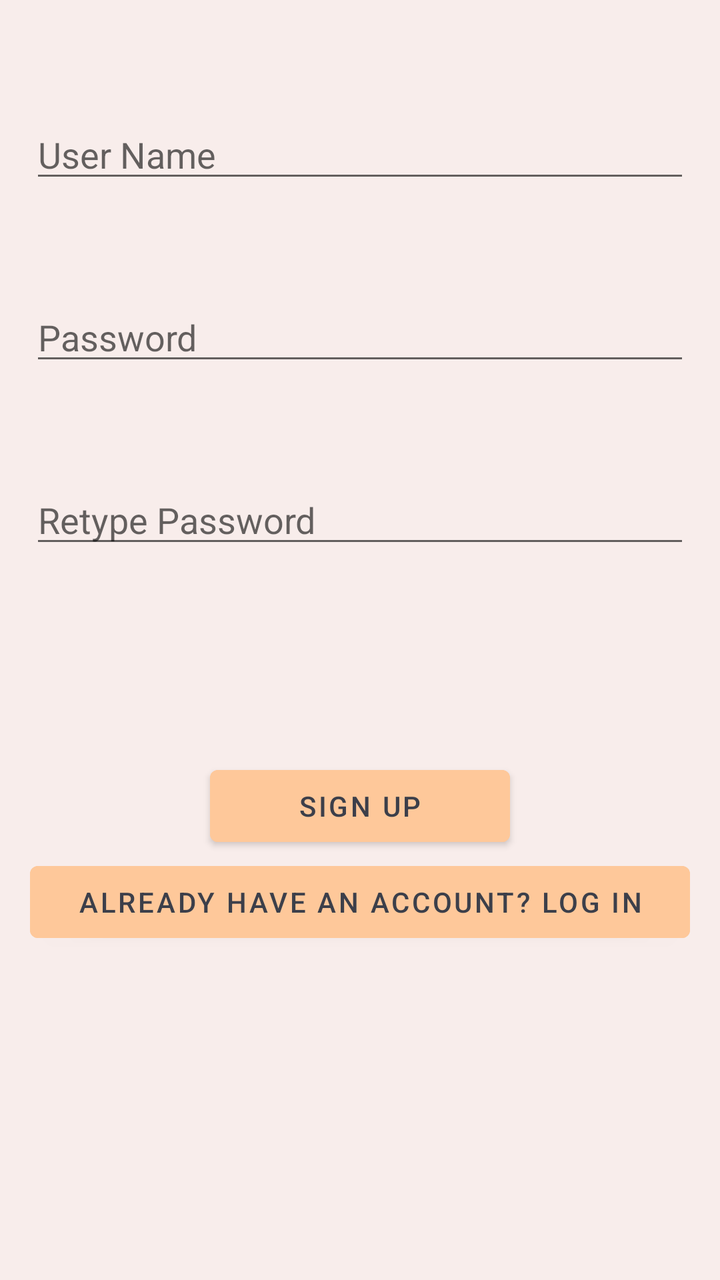
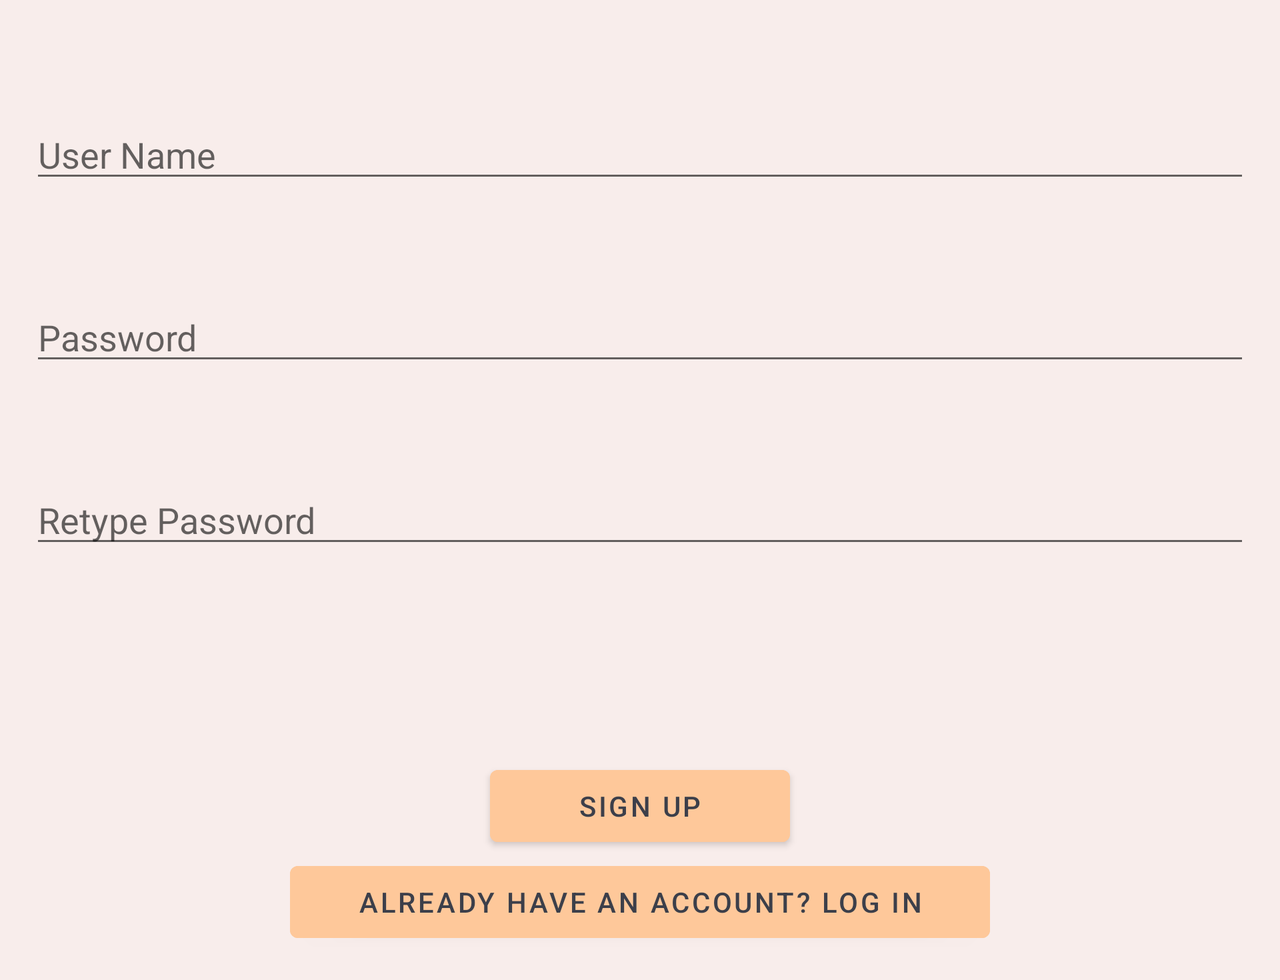

First picture: res/layout/ on a phone held upright. Second picture: the repository's own variant of that layout, on a device whose configuration matches the variant's folder. Source for both follows.
<!-- AndroidManifest.xml: application theme Theme.PersonalCookbookApp -->
<!-- res/layout/activity_main.xml -->
<?xml version="1.0" encoding="utf-8"?>
<RelativeLayout xmlns:android="http://schemas.android.com/apk/res/android"
    xmlns:tools="http://schemas.android.com/tools"
    android:layout_width="match_parent"
    android:layout_height="match_parent"
    android:padding="15dp"
    android:background="@color/seashell"
    tools:context=".MainActivity">

    <EditText
        android:layout_width="match_parent"
        android:layout_height="wrap_content"
        android:id="@+id/username"
        android:hint="@string/user_name"
        android:layout_marginTop="40dp"
        android:autofillHints="username"
        android:inputType="textPersonName" />

    <EditText
        android:layout_width="match_parent"
        android:layout_height="wrap_content"
        android:id="@+id/password"
        android:hint="@string/password"
        android:layout_marginTop="50dp"
        android:layout_below="@+id/username"
        android:autofillHints="password"
        android:inputType="textPassword" />

    <EditText
        android:layout_width="match_parent"
        android:layout_height="wrap_content"
        android:id="@+id/repassword"
        android:hint="@string/re_password"
        android:layout_marginTop="50dp"
        android:layout_below="@+id/password"
        android:autofillHints="password"
        android:inputType="textPassword" />

    <Button
        android:layout_width="150dp"
        android:layout_height="wrap_content"
        android:id="@+id/btnsignup"
        android:layout_centerHorizontal="true"
        android:text="@string/sign_up"
        android:layout_below="@+id/repassword"
        android:backgroundTint="@color/peach"
        android:layout_marginTop="100dp"/>

    <Button
        android:layout_width="350dp"
        android:layout_height="wrap_content"
        android:layout_centerHorizontal="true"
        android:id="@+id/btnlogin"
        android:text="@string/log_in"
        android:backgroundTint="@color/peach"
        android:layout_below="@+id/btnsignup" />

</RelativeLayout>
<!-- resources referenced by this layout -->
<resources>
  <color name="peach">#fec89a</color>
  <color name="seashell">#f8edeb</color>
  <string name="log_in">Already have an account? Log In</string>
  <string name="password">Password</string>
  <string name="re_password">Retype Password</string>
  <string name="sign_up">Sign Up</string>
  <string name="user_name">User Name</string>
  <style name="Theme.PersonalCookbookApp" parent="Theme.MaterialComponents.DayNight.DarkActionBar">
          
          <item name="colorPrimary">@color/champagne_pink</item>
          <item name="colorPrimaryVariant">@color/apricot</item>
          <item name="colorOnPrimary">@color/dark_gray</item>
          
          <item name="colorSecondary">@color/pale_dogwood</item>
          <item name="colorSecondaryVariant">@color/melon</item>
          <item name="colorOnSecondary">@color/white</item>
          
          <item name="android:statusBarColor">?attr/colorPrimaryVariant</item>
          
      </style>
  <color name="champagne_pink">#ffe5d9</color>
  <color name="apricot">#ffd7ba</color>
  <color name="dark_gray">#3C3F4A</color>
  <color name="pale_dogwood">#fcd5ce</color>
  <color name="melon">#fec5bb</color>
  <color name="white">#FFFFFFFF</color>
</resources>
<!-- res/layout-land/activity_main.xml (the repository's variant of the layout above) -->
<!-- drawn on the phone turned sideways -->
<?xml version="1.0" encoding="utf-8"?>
<ScrollView
    android:layout_width="match_parent"
    android:layout_height="match_parent"
    xmlns:android="http://schemas.android.com/apk/res/android"
    xmlns:tools="http://schemas.android.com/tools">

    <RelativeLayout
        android:layout_width="match_parent"
        android:layout_height="wrap_content"
        android:padding="15dp"
        android:background="@color/seashell"
        tools:context=".Activities.MainActivity">

        <EditText
            android:layout_width="match_parent"
            android:layout_height="wrap_content"
            android:id="@+id/username"
            android:hint="@string/user_name"
            android:layout_marginTop="40dp"
            android:autofillHints="username"
            android:inputType="textPersonName" />

        <EditText
            android:layout_width="match_parent"
            android:layout_height="wrap_content"
            android:id="@+id/password"
            android:hint="@string/password"
            android:layout_marginTop="50dp"
            android:layout_below="@+id/username"
            android:autofillHints="password"
            android:inputType="textPassword" />

        <EditText
            android:layout_width="match_parent"
            android:layout_height="wrap_content"
            android:id="@+id/repassword"
            android:hint="@string/re_password"
            android:layout_marginTop="50dp"
            android:layout_below="@+id/password"
            android:autofillHints="password"
            android:inputType="textPassword" />

        <Button
            android:layout_width="150dp"
            android:layout_height="wrap_content"
            android:id="@+id/btnsignup"
            android:layout_centerHorizontal="true"
            android:text="@string/sign_up"
            android:layout_below="@+id/repassword"
            android:backgroundTint="@color/peach"
            android:layout_marginTop="100dp"/>

        <Button
            android:layout_width="350dp"
            android:layout_height="wrap_content"
            android:layout_centerHorizontal="true"
            android:id="@+id/btnlogin"
            android:text="@string/log_in"
            android:backgroundTint="@color/peach"
            android:layout_below="@+id/btnsignup" />

    </RelativeLayout>

</ScrollView>
